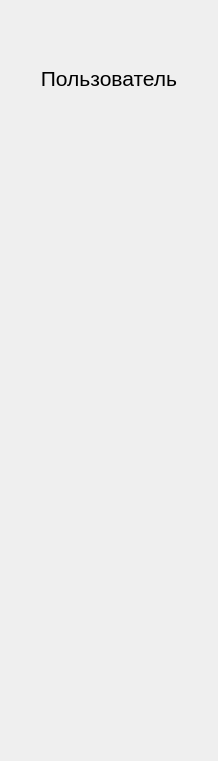
<?xml version="1.0" encoding="UTF-8"?>
<ui version="4.0">
 <class>RightColumn</class>
 <widget class="QWidget" name="RightColumn">
  <property name="geometry">
   <rect>
    <x>0</x>
    <y>0</y>
    <width>218</width>
    <height>761</height>
   </rect>
  </property>
  <property name="windowTitle">
   <string>Form</string>
  </property>
  <layout class="QVBoxLayout" name="main_pages_layout">
   <property name="spacing">
    <number>0</number>
   </property>
   <property name="leftMargin">
    <number>5</number>
   </property>
   <property name="topMargin">
    <number>5</number>
   </property>
   <property name="rightMargin">
    <number>5</number>
   </property>
   <property name="bottomMargin">
    <number>5</number>
   </property>
   <item>
    <widget class="QStackedWidget" name="menus">
     <property name="currentIndex">
      <number>0</number>
     </property>
     <widget class="QWidget" name="users_menu">
      <layout class="QVBoxLayout" name="verticalLayout">
       <property name="spacing">
        <number>5</number>
       </property>
       <property name="leftMargin">
        <number>5</number>
       </property>
       <property name="topMargin">
        <number>5</number>
       </property>
       <property name="rightMargin">
        <number>5</number>
       </property>
       <property name="bottomMargin">
        <number>5</number>
       </property>
       <item>
        <widget class="QLabel" name="label_1">
         <property name="maximumSize">
          <size>
           <width>16777215</width>
           <height>167777</height>
          </size>
         </property>
         <property name="font">
          <font>
           <pointsize>16</pointsize>
          </font>
         </property>
         <property name="styleSheet">
          <string notr="true">font-size: 16pt</string>
         </property>
         <property name="text">
          <string>Пользователь</string>
         </property>
         <property name="alignment">
          <set>Qt::AlignCenter</set>
         </property>
        </widget>
       </item>
       <item>
        <widget class="QWidget" name="l_name" native="true">
         <property name="minimumSize">
          <size>
           <width>0</width>
           <height>50</height>
          </size>
         </property>
         <property name="maximumSize">
          <size>
           <width>16777215</width>
           <height>50</height>
          </size>
         </property>
         <layout class="QHBoxLayout" name="l_name__l"/>
        </widget>
       </item>
       <item>
        <widget class="QWidget" name="name" native="true">
         <property name="minimumSize">
          <size>
           <width>0</width>
           <height>50</height>
          </size>
         </property>
         <property name="maximumSize">
          <size>
           <width>16777215</width>
           <height>50</height>
          </size>
         </property>
         <layout class="QHBoxLayout" name="name__l"/>
        </widget>
       </item>
       <item>
        <widget class="QWidget" name="table_role" native="true">
         <property name="minimumSize">
          <size>
           <width>0</width>
           <height>50</height>
          </size>
         </property>
         <property name="maximumSize">
          <size>
           <width>16777215</width>
           <height>50</height>
          </size>
         </property>
         <layout class="QHBoxLayout" name="table_role__l"/>
        </widget>
       </item>
       <item>
        <widget class="QWidget" name="login" native="true">
         <property name="minimumSize">
          <size>
           <width>0</width>
           <height>50</height>
          </size>
         </property>
         <property name="maximumSize">
          <size>
           <width>16777215</width>
           <height>50</height>
          </size>
         </property>
         <layout class="QHBoxLayout" name="login__l"/>
        </widget>
       </item>
       <item>
        <widget class="QWidget" name="passwd" native="true">
         <property name="minimumSize">
          <size>
           <width>0</width>
           <height>50</height>
          </size>
         </property>
         <property name="maximumSize">
          <size>
           <width>16777215</width>
           <height>50</height>
          </size>
         </property>
         <layout class="QHBoxLayout" name="passwd__l"/>
        </widget>
       </item>
       <item>
        <widget class="QWidget" name="age" native="true">
         <property name="minimumSize">
          <size>
           <width>0</width>
           <height>50</height>
          </size>
         </property>
         <property name="maximumSize">
          <size>
           <width>16777215</width>
           <height>50</height>
          </size>
         </property>
         <layout class="QHBoxLayout" name="age__l"/>
        </widget>
       </item>
       <item>
        <widget class="QWidget" name="address" native="true">
         <property name="minimumSize">
          <size>
           <width>0</width>
           <height>50</height>
          </size>
         </property>
         <property name="maximumSize">
          <size>
           <width>16777215</width>
           <height>50</height>
          </size>
         </property>
         <layout class="QHBoxLayout" name="address__l"/>
        </widget>
       </item>
       <item>
        <widget class="QWidget" name="telephone" native="true">
         <property name="minimumSize">
          <size>
           <width>0</width>
           <height>50</height>
          </size>
         </property>
         <property name="maximumSize">
          <size>
           <width>16777215</width>
           <height>50</height>
          </size>
         </property>
         <layout class="QHBoxLayout" name="telephone__l"/>
        </widget>
       </item>
       <item>
        <widget class="QWidget" name="responsible" native="true">
         <property name="minimumSize">
          <size>
           <width>0</width>
           <height>50</height>
          </size>
         </property>
         <property name="maximumSize">
          <size>
           <width>16777215</width>
           <height>50</height>
          </size>
         </property>
         <layout class="QHBoxLayout" name="responsible__l"/>
        </widget>
       </item>
       <item>
        <widget class="QWidget" name="photo" native="true">
         <property name="minimumSize">
          <size>
           <width>0</width>
           <height>50</height>
          </size>
         </property>
         <property name="maximumSize">
          <size>
           <width>16777215</width>
           <height>50</height>
          </size>
         </property>
         <layout class="QHBoxLayout" name="photo__l"/>
        </widget>
       </item>
       <item>
        <widget class="QWidget" name="save" native="true">
         <property name="minimumSize">
          <size>
           <width>0</width>
           <height>50</height>
          </size>
         </property>
         <property name="maximumSize">
          <size>
           <width>16777215</width>
           <height>50</height>
          </size>
         </property>
         <layout class="QHBoxLayout" name="save__l"/>
        </widget>
       </item>
      </layout>
     </widget>
     <widget class="QWidget" name="menu_2">
      <layout class="QVBoxLayout" name="verticalLayout_2">
       <property name="spacing">
        <number>5</number>
       </property>
       <property name="leftMargin">
        <number>5</number>
       </property>
       <property name="topMargin">
        <number>5</number>
       </property>
       <property name="rightMargin">
        <number>5</number>
       </property>
       <property name="bottomMargin">
        <number>5</number>
       </property>
       <item>
        <widget class="QLabel" name="label_2">
         <property name="font">
          <font>
           <pointsize>16</pointsize>
          </font>
         </property>
         <property name="styleSheet">
          <string notr="true">font-size: 16pt</string>
         </property>
         <property name="text">
          <string>Menu 2 - Right Menu</string>
         </property>
         <property name="alignment">
          <set>Qt::AlignCenter</set>
         </property>
        </widget>
       </item>
      </layout>
     </widget>
    </widget>
   </item>
  </layout>
 </widget>
 <resources/>
 <connections/>
</ui>
